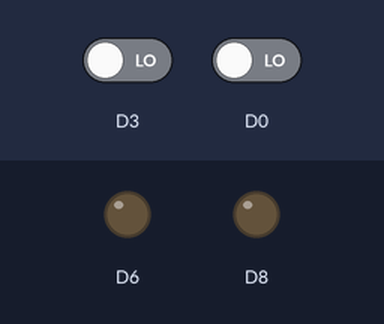
Recording of a sketch running on a simulated ESP8266 (NodeMCU). Shown: output pins drawn as LEDs (lit = HIGH). The inputs (shaded band) are chosen by the test bench; at power-on: D3 LOW, D0 LOW.

Above: at 1.2 s.
1.3 s: D3 driven HIGH
At 1.6 s:
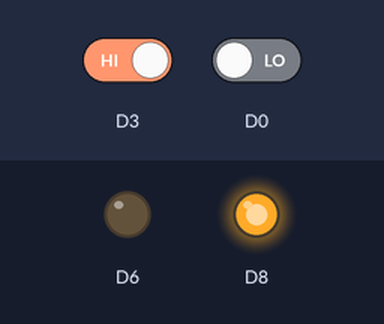
2.8 s: D0 driven HIGH
At 3.9 s:
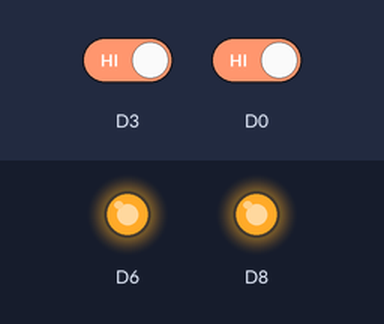
4.3 s: D3 driven LOW
At 5.0 s:
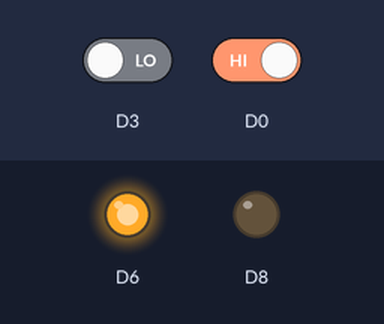
5.8 s: D0 driven LOW
At 6.2 s:
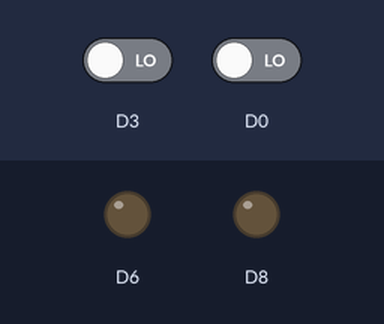
Timing chart, 0 to 8.3 s (numbered marks = the images above; inputs shaded):
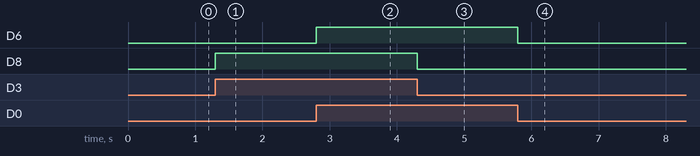

Measured:
- after the input at 1.3 s, D8: LOW → HIGH at once
- after the input at 2.8 s, D6: LOW → HIGH at once
- after the input at 4.3 s, D8: HIGH → LOW at once
- after the input at 5.8 s, D6: HIGH → LOW at once

The sketch:

Two_GasSensors.ino
```cpp
void setup()
{
 pinMode(D0, INPUT);
 pinMode(D3, INPUT);
 pinMode(D6, OUTPUT);
 pinMode(D8, OUTPUT);
}

void loop() {
  if(digitalRead(D0)==HIGH)
  {
    digitalWrite(D6, HIGH);
  }
  else
  {
   digitalWrite(D6, LOW);
  }
  if(digitalRead(D3)==HIGH)
  {
    digitalWrite(D8, HIGH);
  }
  else
  {
   digitalWrite(D8, LOW);
  }
}
```
